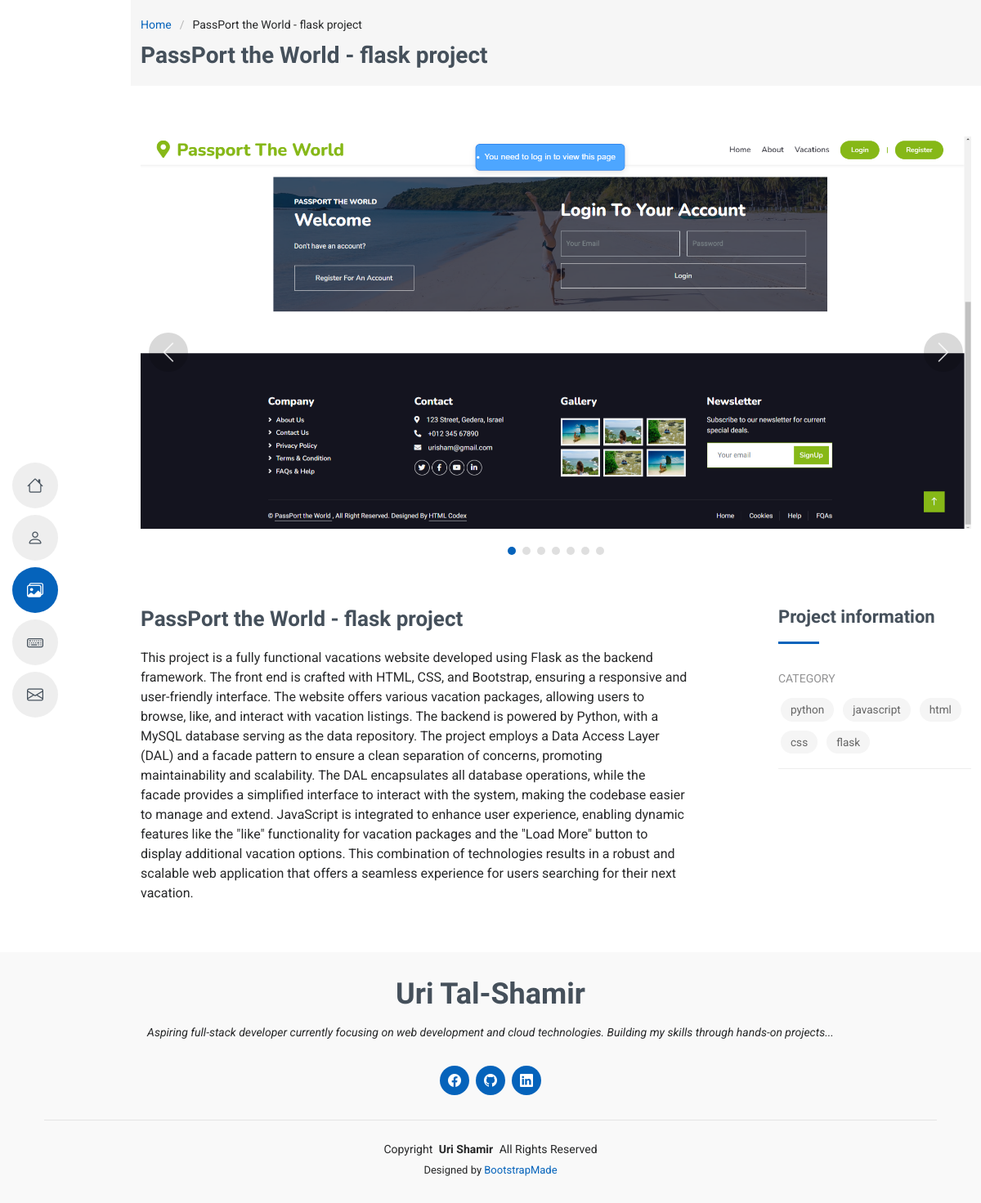
/project/3, run on an earlier commit of the app's database.
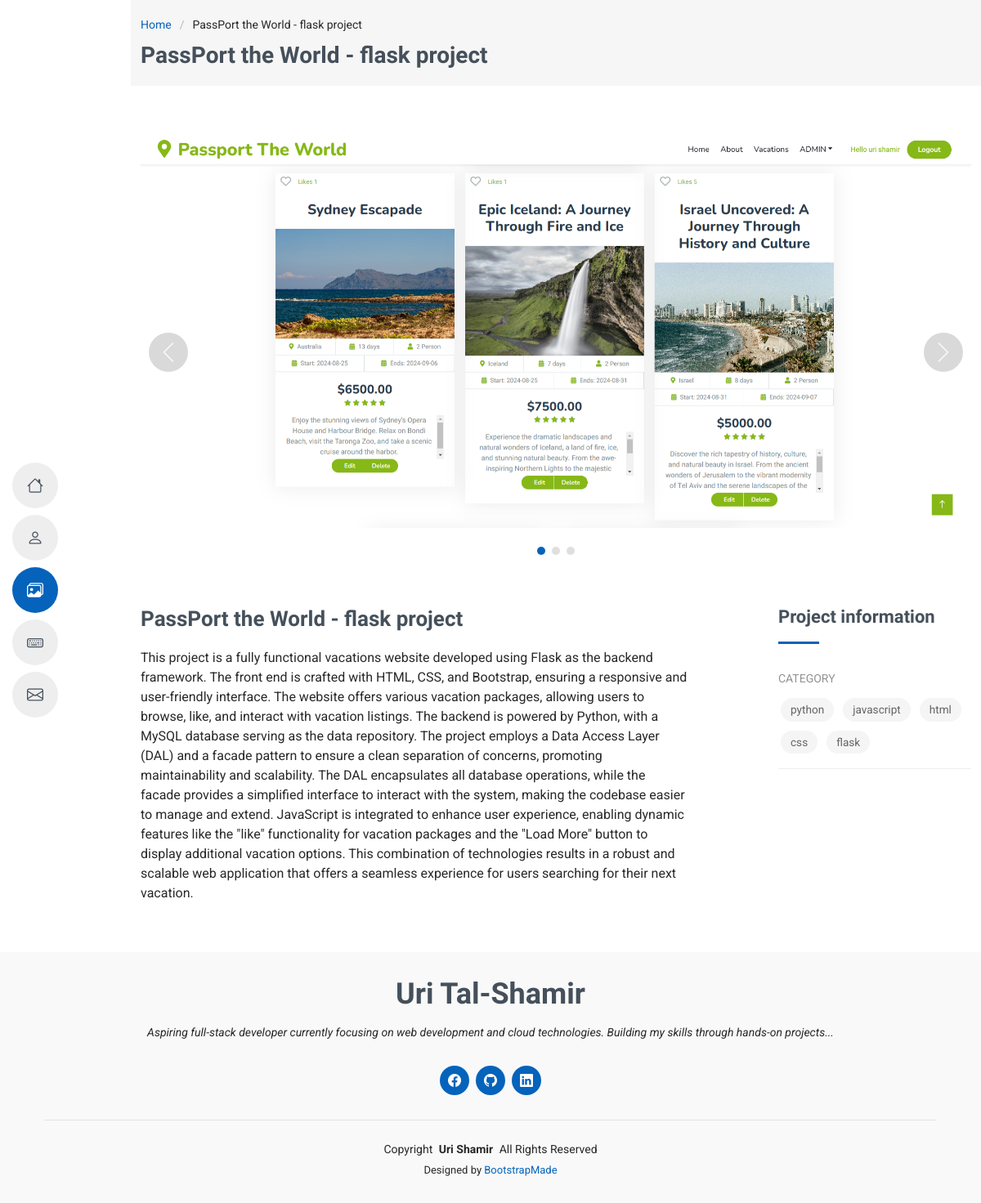
And on a later commit of the database.
### main/models.py (models this page shows, shortened)
class Project(models.Model):
    title = models.CharField(max_length=200)
    description = models.TextField()
    tags = models.ManyToManyField(Tag, related_name="projects")
    link = models.URLField(max_length=200, blank=True)
    github_url = models.URLField(max_length=200, blank=True)
    slogan = models.CharField(max_length=50, default="Details in the Links")

class ProjectImage(models.Model):
    project = models.ForeignKey(Project, related_name="images", on_delete=models.CASCADE)
    image = models.ImageField(upload_to="project_images/")

class Tag(models.Model):
    name = models.CharField(max_length=100, unique=True)

### main/views.py (the view)
# urls.py: path("project/<int:id>", views.project, name="project"),
def project(request, id):
    project = get_object_or_404(Project, pk=id)
    images = project.images.all()
    random_image = images.order_by("?").first() if images.exists() else None
    context = {
        'project': project,
        'random_image': random_image,
        "images": images
    }
    return render(request, "project.html", context)

### main/templates/project.html (shortened to what this page needs)
{% load static %}
<!DOCTYPE html>
<html lang="en">
    <head>
        <link href="{% static 'vendor/bootstrap/css/bootstrap.min.css' %}" rel="stylesheet" />
        <link href="{% static 'vendor/bootstrap-icons/bootstrap-icons.css' %}" rel="stylesheet" />
        <link href="{% static 'vendor/aos/aos.css' %}" rel="stylesheet" />
        <link href="{% static 'vendor/glightbox/css/glightbox.min.css' %}" rel="stylesheet" />
        <link href="{% static 'vendor/swiper/swiper-bundle.min.css' %}" rel="stylesheet" />
        <link href="{% static 'css/main.css' %}" rel="stylesheet" />
    </head>
    <body class="portfolio-details-page">
        <header id="header" class="header d-flex flex-column justify-content-center">
            <nav id="navmenu" class="navmenu">
                <ul>
                    <li>
                        <a href="{% url 'home' %}#hero"><i class="bi bi-house navicon"></i><span>Home</span></a>
                    </li>
                    <li>
                        <a href="{% url 'home' %}#about"><i class="bi bi-person navicon"></i><span>About</span></a>
                    </li>
                    <li>
                        <a href="{% url 'home' %}#portfolio" class="active"
                            ><i class="bi bi-images navicon"></i><span>Portfolio</span></a
                        >
                    </li>
                    <li>
                        <a href="{% url 'home' %}#skills"><i class="bi bi-keyboard navicon"></i><span>Skills</span></a>
                    </li>
                    <li>
                        <a href="{% url 'home' %}#contact"
                            ><i class="bi bi-envelope navicon"></i><span>Contact</span></a
                        >
                    </li>
                </ul>
            </nav>
        </header>
        <main class="main">
            <div class="page-title" data-aos="fade">
                <div class="container">
                    <nav class="breadcrumbs">
                        <ol>
                            <li><a href="{% url 'home' %}">Home</a></li>
                            <li class="current">{{ project.title }}</li>
                        </ol>
                    </nav>
                    <h1>{{ project.title }}</h1>
                </div>
            </div>
            <section id="portfolio-details" class="portfolio-details section">
                <div class="container" data-aos="fade-up">
                    <div class="portfolio-details-slider swiper init-swiper">
                        <div class="swiper-wrapper align-items-center">
                            {% for image in project.images.all %}
                            <div class="swiper-slide">
                                <img src="{{ image.image.url }}" alt="{{ project.title }}" />
                            </div>
                            {% endfor %}
                        </div>
                        <div class="swiper-button-prev"></div>
                        <div class="swiper-button-next"></div>
                        <div class="swiper-pagination"></div>
                    </div>
                    <div class="row justify-content-between gy-4 mt-4">
                        <div class="col-lg-8" data-aos="fade-up">
                            <div class="portfolio-description">
                                <h2>{{ project.title }}</h2>
                                {{ project.description|safe }}
                            </div>
                        </div>
                        <div class="col-lg-3" data-aos="fade-up" data-aos-delay="100">
                            <div class="portfolio-info">
                                <h3>Project information</h3>
                                <ul>
                                    <li>
                                        <strong>Category</strong>
                                        <div class="tag-container">
                                            {% for tag in project.tags.all %}
                                            <span class="project-tag">{{ tag.name }}</span>
                                            {% endfor %}
                                        </div>
                                    </li>
                                </ul>
                            </div>
                        </div>
                    </div>
                </div>
            </section>
        </main>
        <footer id="footer" class="footer position-relative light-background">
            <div class="container">
                <h3 class="sitename">Uri Tal-Shamir</h3>
                <p>
                    Aspiring full-stack developer currently focusing on web development and cloud technologies. Building
                    my skills through hands-on projects...
                </p>
                <div class="social-links d-flex justify-content-center">
                    <a href="https://www.facebook.com/uri.shamir1" target="_blank" rel="noopener noreferrer"
                        ><i class="bi bi-facebook"></i
                    ></a>
                    <a href="https://github.com/middlebear78" target="_blank" rel="noopener noreferrer"
                        ><i class="bi bi-github"></i
                    ></a>
                    <a href="https://www.linkedin.com/in/uri-shamir/" target="_blank" rel="noopener noreferrer"
                        ><i class="bi bi-linkedin"></i
                    ></a>
                </div>
                <div class="container">
                    <div class="copyright">
                        <span>Copyright</span> <strong class="px-1 sitename">Uri Shamir</strong>
                        <span>All Rights Reserved</span>
                    </div>
                    <div class="credits">Designed by <a href="https://bootstrapmade.com/">BootstrapMade</a></div>
                </div>
            </div>
        </footer>
    </body>
</html>

### main/templates/project.html (style rules this page uses)
.project-tag { display: inline-block; background-color: #f5f5f5;; color: #666666; padding: 4px 12px; border-radius: 15px; font-size: 0.85rem; margin: 3px; transition: all 0.3s ease; }
.tag-container { margin-top: 5px; display: flex; flex-wrap: wrap; gap: 5px; }
.portfolio-info ul li { padding: 12px 0; border-bottom: 1px solid #eee; }
.portfolio-info ul li strong { display: block; font-weight: 600; color: #444; margin-bottom: 5px; }

What changed in the data, as far as the page shows it:
removed ProjectImage: image (picture)
added ProjectImage: image (picture)
